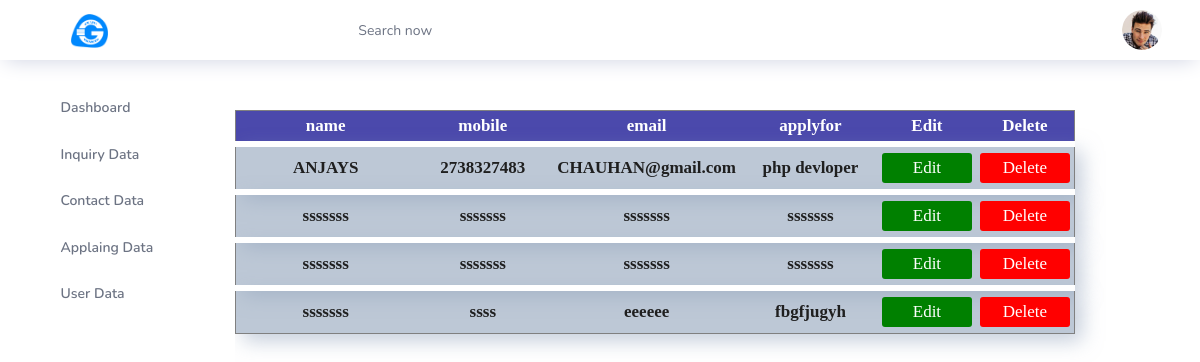
The page /admin/desapply.php on the database its author committed.
### tables this page shows
CREATE TABLE `career` (
  `id` int(50) NOT NULL,
  `name` varchar(100) NOT NULL,
  `address` varchar(250) NOT NULL,
  `qualification` varchar(100) NOT NULL,
  `dob` varchar(100) NOT NULL,
  `mobile` varchar(100) NOT NULL,
  `email` varchar(100) NOT NULL,
  `experience` varchar(100) NOT NULL,
  `skill` varchar(100) NOT NULL,
  `applyfor` varchar(100) NOT NULL,
  `time` varchar(100) NOT NULL,
  `date` varchar(100) NOT NULL,
  `status` varchar(100) NOT NULL,
  `joingdate` varchar(100) NOT NULL
);

### admin/desapply.php (the view, shortened to what this page needs)
<?php
	include("head.php");
?>
<!DOCTYPE html>
<html>
<head>
</head>
<body>
<table class="tab" width="100%">
	<tr align ="center" width="100%">
		<td class="hed" width='20%'><b>name</b></td>
		<td class="hed" width='15%'><b>mobile</b></td>
		<td class="hed" width='20%'><b>email</b></td>
		<td class="hed" width='15%'><b>applyfor</b></td>
		<td class="hed" width='10%'><b>Edit</b></td>
		<td class="hed" width='10%'><b>Delete</b></td>
	</tr>
<?php
	include("connection.php");
	$query ="SELECT *FROM career";
	$data =mysqli_query($conn,$query);
	while($row=mysqli_fetch_assoc($data))
	{
		echo "
			<tr class='tbo' align ='center' width='100%'>
				<td width='20%'><b>".$row['name']."</b></td>
				<td width='15%'><b>".$row['mobile']."</b></td>
				<td width='20%'><b>".$row['email']."</b></td>
				<td width='15%'><b>".$row['applyfor']."</b></td>
				<td width='10%'><button class='edbut'><a href='edapply.php?ed=".$row['id']."' style='text-decoration: none; color:#ffff;'>Edit</a></button></td>
				<td width='10%'><button class='debut'><a href='deapply.php?de=".$row['id']."' style='text-decoration: none; color:#ffff;'>Delete</a></button></td>
			</tr>
		";
	}
?>
</table>
</body>
</html>

### admin/desapply.php (style rules this page uses)
.tab { margin-top: 50px; height: 10px; border: 1px solid grey; border-radius: 5px; box-shadow: 5px black; width: 70%; }
.hed { font-size: 17px; font-family: bold; color: #ffff; background-color: #4B49AC; padding-bottom: 5px; padding-top:5px; }
.tbo { border-top:6px solid #ffff; box-shadow:7px 7px 20px #8ea0b984; font-size: 17px; font-family: bold; color: solid black; background-color: #8ea0b994; height:40px; }
.edbut { background-color:green; border:none; border-radius: 3px; height: 30px; width: 90px; margin-top: 5px; margin-bottom: 5px; }
.debut { background-color:red; border:none; border-radius: 3px; height: 30px; width: 90px; margin-top: 5px; margin-bottom: 5px; }

### rows shown on the page
career: name "ANJAYS", mobile "2738327483", email "CHAUHAN@gmail.com", applyfor "php devloper"
career: name "sssssss", mobile "sssssss", email "sssssss", applyfor "sssssss"
career: name "sssssss", mobile "sssssss", email "sssssss", applyfor "sssssss"
career: name "sssssss", mobile "ssss", email "eeeeee", applyfor "fbgfjugyh"
